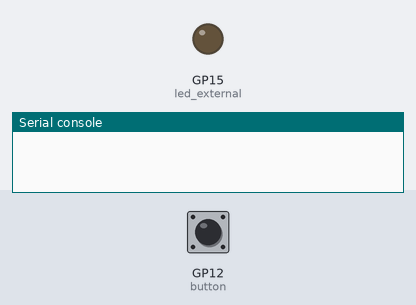
Bench run of a program on a simulated Raspberry Pi Pico running MicroPython. Parts: output pins drawn as LEDs (lit = HIGH), the last lines printed to the serial console. The inputs (shaded band) are chosen by the test bench; at power-on: GP12 (button) LOW.

Above: at 1.2 s.
1.3 s: GP12 (button) pulled HIGH for 0.15 s
At 1.7 s:
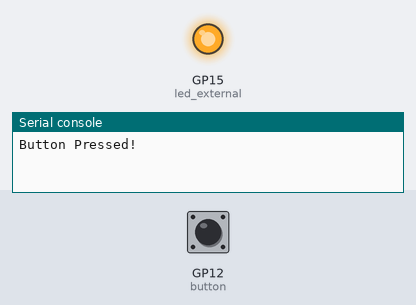
3.3 s: GP12 (button) pulled HIGH for 3.2 s
At 7.9 s:
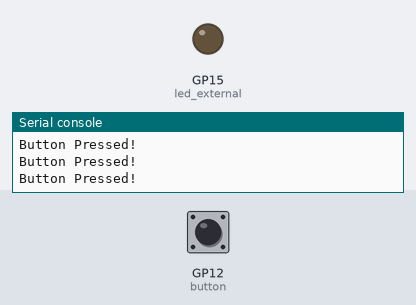
Timing chart, 0 to 9.4 s (numbered marks = the images above; inputs shaded):
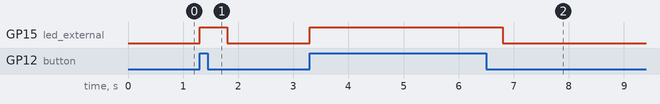

The program:

button.py
```python
import machine
import utime

button = machine.Pin(12, machine.Pin.IN, machine.Pin.PULL_DOWN)
led_external = machine.Pin(15, machine.Pin.OUT)

while True:
    led_external.value(0)
    if button.value() == 1:
       print("Button Pressed!")
       led_external.value(1)
       utime.sleep(.5)
```

Measured:
- after the input at 1.3 s, GP15 (led_external): LOW → HIGH at once, → LOW 0.50 s later
- after the input at 3.3 s, GP15 (led_external): LOW → HIGH at once, → LOW 3.5 s later
